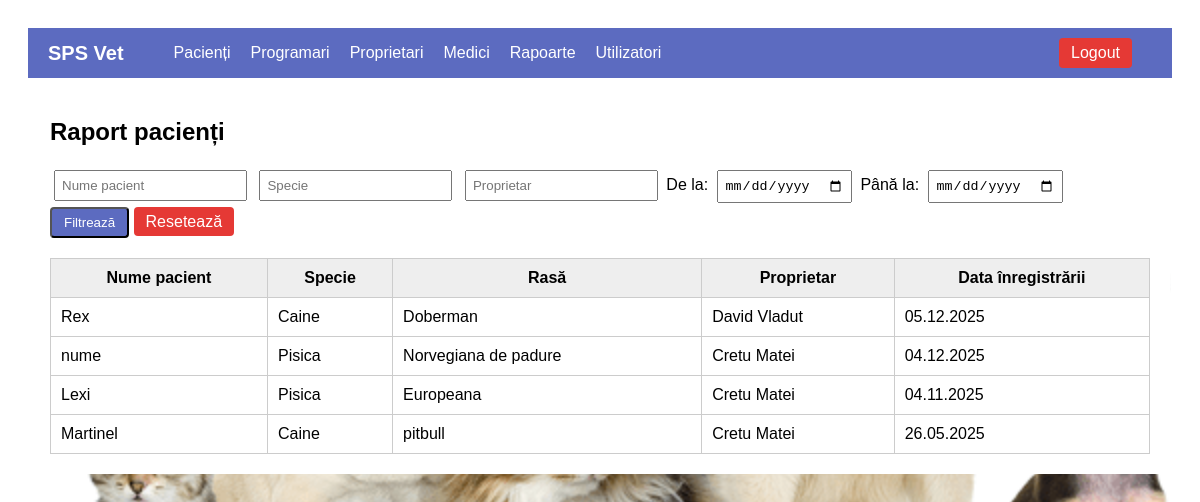
The page /raport_pacienti.php (signed in) on the database its author committed.
### tables this page shows
CREATE TABLE `pacienti` (
  `id` int(11) NOT NULL,
  `numar_fisa` varchar(50) DEFAULT NULL,
  `data_inregistrare` date DEFAULT NULL,
  `nume` varchar(100) DEFAULT NULL,
  `specie` varchar(50) DEFAULT NULL,
  `rasa` varchar(50) DEFAULT NULL,
  `sex` enum('M','F') DEFAULT NULL,
  `greutate` float DEFAULT NULL,
  `culoare` varchar(50) DEFAULT NULL,
  `varsta` int(11) DEFAULT NULL,
  `microcip` varchar(50) DEFAULT NULL,
  `boli_cronice` text DEFAULT NULL,
  `proprietar_id` int(11) DEFAULT NULL
);

CREATE TABLE `proprietari` (
  `id` int(11) NOT NULL,
  `nume` varchar(50) NOT NULL,
  `prenume` varchar(50) NOT NULL,
  `adresa` text DEFAULT NULL,
  `telefon` varchar(20) DEFAULT NULL,
  `email` varchar(100) DEFAULT NULL
);

### raport_pacienti.php (the view, shortened to what this page needs)
<?php
include("header.php");
$where = "WHERE 1=1";
$query = "
    SELECT p.nume AS pacient_nume, p.specie, p.rasa, p.data_inregistrare, pr.nume AS prop_nume, pr.prenume AS prop_prenume
    FROM pacienti p
    JOIN proprietari pr ON p.proprietar_id = pr.id
    $where
    ORDER BY p.data_inregistrare DESC
";
$rezultat = mysqli_query($con, $query);
?>
<!DOCTYPE html>
<html>
<head>
</head>
<body>
<div class="container">
    <h2>Raport pacienți</h2>
    <form method="GET" style="margin-bottom: 20px;">
        <input type="text" name="nume" placeholder="Nume pacient" value="<?= $_GET['nume'] ?? '' ?>">
        <input type="text" name="specie" placeholder="Specie" value="<?= $_GET['specie'] ?? '' ?>">
        <input type="text" name="proprietar" placeholder="Proprietar" value="<?= $_GET['proprietar'] ?? '' ?>">
        <label>De la:</label>
        <input type="date" name="de_la" value="<?= $_GET['de_la'] ?? '' ?>">
        <label>Până la:</label>
        <input type="date" name="pana_la" value="<?= $_GET['pana_la'] ?? '' ?>">
        <button type="submit" class="btn">Filtrează</button>
        <a href="raport_pacienti.php" class="btn red">Resetează</a>
    </form>
    <table>
        <thead>
            <tr>
                <th>Nume pacient</th>
                <th>Specie</th>
                <th>Rasă</th>
                <th>Proprietar</th>
                <th>Data înregistrării</th>
            </tr>
        </thead>
        <tbody>
        <?php while ($row = mysqli_fetch_assoc($rezultat)): ?>
            <tr>
                <td><?= htmlspecialchars($row['pacient_nume']) ?></td>
                <td><?= htmlspecialchars($row['specie']) ?></td>
                <td><?= htmlspecialchars($row['rasa']) ?></td>
                <td><?= $row['prop_nume'] . ' ' . $row['prop_prenume'] ?></td>
                <td><?= date("d.m.Y", strtotime($row['data_inregistrare'])) ?></td>
            </tr>
        <?php endwhile; ?>
        </tbody>
    </table>
</div>
</body>
</html>

### raport_pacienti.php (style rules this page uses)
body { font-family: Arial; background: #f4f4f4; padding: 20px;background: url("imagine.png") no-repeat center center fixed; background-size: cover }
.container { max-width: 1100px; margin: auto; background: white; padding: 20px; border-radius: 8px; }
table { width: 100%; border-collapse: collapse; margin-top: 20px; }
th, td { padding: 10px; border: 1px solid #ccc; }
th { background: #eee; }
.btn { padding: 6px 12px; border-radius: 4px; text-decoration: none; background-color: #5c6bc0; color: white; }
.btn.red { background-color: #e53935; color: white; }
form input { padding: 6px; margin: 4px; }

### rows shown on the page
pacienti: nume "Rex", specie "Caine", rasa "Doberman", proprietar.nume "David", proprietar.prenume "Vladut", data_inregistrare "05.12.2025"
pacienti: nume "nume", specie "Pisica", rasa "Norvegiana de padure", proprietar.nume "Cretu", proprietar.prenume "Matei", data_inregistrare "04.12.2025"
pacienti: nume "Lexi", specie "Pisica", rasa "Europeana", proprietar.nume "Cretu", proprietar.prenume "Matei", data_inregistrare "04.11.2025"
pacienti: nume "Martinel", specie "Caine", rasa "pitbull", proprietar.nume "Cretu", proprietar.prenume "Matei", data_inregistrare "26.05.2025"
